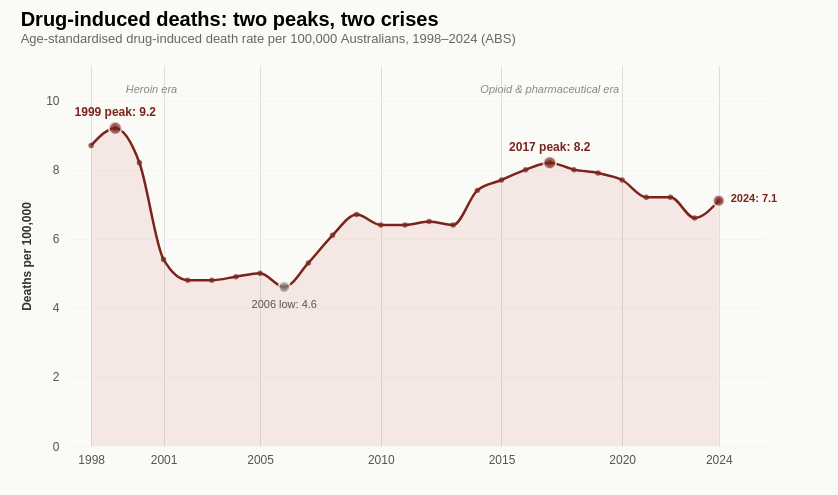

Write the Vega-Lite specification saved for this chart.
### Vega-Lite specification from a JSON file in a GitHub repository (floating-point values rounded to 4 significant figures)
{"$schema": "https://vega.github.io/schema/vega-lite/v5.json", "title": {"text": "Drug-induced deaths: two peaks, two crises", "subtitle": "Age-standardised drug-induced death rate per 100,000 Australians, 1998–2024 (ABS)", "anchor": "start", "fontSize": 20, "subtitleFontSize": 13, "subtitleColor": "#666", "offset": 20}, "config": {"view": {"stroke": null}, "font": "sans-serif"}, "background": "#FAFAF7", "width": 700, "height": 380, "padding": {"left": 20, "right": 60, "top": 10, "bottom": 30}, "data": {"values": [{"year": 1998, "rate": 8.7}, {"year": 1999, "rate": 9.2}, {"year": 2000, "rate": 8.2}, {"year": 2001, "rate": 5.4}, {"year": 2002, "rate": 4.8}, {"year": 2003, "rate": 4.8}, {"year": 2004, "rate": 4.9}, {"year": 2005, "rate": 5.0}, {"year": 2006, "rate": 4.6}, {"year": 2007, "rate": 5.3}, {"year": 2008, "rate": 6.1}, {"year": 2009, "rate": 6.7}, {"year": 2010, "rate": 6.4}, {"year": 2011, "rate": 6.4}, {"year": 2012, "rate": 6.5}, {"year": 2013, "rate": 6.4}, {"year": 2014, "rate": 7.4}, {"year": 2015, "rate": 7.7}, {"year": 2016, "rate": 8.0}, {"year": 2017, "rate": 8.2}, {"year": 2018, "rate": 8.0}, {"year": 2019, "rate": 7.9}, {"year": 2020, "rate": 7.7}, {"year": 2021, "rate": 7.2}, {"year": 2022, "rate": 7.2}, {"year": 2023, "rate": 6.6}, {"year": 2024, "rate": 7.1}]}, "encoding": {"x": {"field": "year", "type": "quantitative", "title": null, "scale": {"domain": [1997, 2026], "nice": false}, "axis": {"values": [1998, 2001, 2005, 2010, 2015, 2020, 2024], "format": "d", "labelFontSize": 12, "labelColor": "#555", "domain": false, "ticks": false, "labelPadding": 8}}, "y": {"field": "rate", "type": "quantitative", "title": "Deaths per 100,000", "scale": {"domain": [0, 11]}, "axis": {"values": [0, 2, 4, 6, 8, 10], "labelFontSize": 12, "labelColor": "#555", "titleFontSize": 12, "titleColor": "#333", "titlePadding": 12, "grid": true, "gridColor": "#EEE", "gridDash": [2, 2], "domain": false, "ticks": false, "labelPadding": 8}}}, "layer": [{"mark": {"type": "area", "color": "#C04040", "opacity": 0.1, "interpolate": "monotone", "line": false}}, {"mark": {"type": "line", "color": "#7B241C", "strokeWidth": 2.5, "interpolate": "monotone"}}, {"mark": {"type": "point", "filled": true, "color": "#7B241C", "size": 30}}, {"transform": [{"filter": "datum.year == 1999"}], "mark": {"type": "point", "filled": true, "color": "#7B241C", "size": 160, "stroke": "#FAFAF7", "strokeWidth": 2}}, {"transform": [{"filter": "datum.year == 1999"}], "mark": {"type": "text", "dx": 0, "dy": -16, "fontSize": 12, "fontWeight": 600, "color": "#7B241C", "align": "center"}, "encoding": {"text": {"value": "1999 peak: 9.2"}}}, {"transform": [{"filter": "datum.year == 2006"}], "mark": {"type": "point", "filled": true, "color": "#888", "size": 130, "stroke": "#FAFAF7", "strokeWidth": 2}}, {"transform": [{"filter": "datum.year == 2006"}], "mark": {"type": "text", "dx": 0, "dy": 18, "fontSize": 11, "color": "#555", "align": "center"}, "encoding": {"text": {"value": "2006 low: 4.6"}}}, {"transform": [{"filter": "datum.year == 2017"}], "mark": {"type": "point", "filled": true, "color": "#7B241C", "size": 160, "stroke": "#FAFAF7", "strokeWidth": 2}}, {"transform": [{"filter": "datum.year == 2017"}], "mark": {"type": "text", "dx": 0, "dy": -16, "fontSize": 12, "fontWeight": 600, "color": "#7B241C", "align": "center"}, "encoding": {"text": {"value": "2017 peak: 8.2"}}}, {"transform": [{"filter": "datum.year == 2024"}], "mark": {"type": "point", "filled": true, "color": "#7B241C", "size": 130, "stroke": "#FAFAF7", "strokeWidth": 2}}, {"transform": [{"filter": "datum.year == 2024"}], "mark": {"type": "text", "dx": 12, "dy": -2, "fontSize": 11, "fontWeight": 600, "color": "#7B241C", "align": "left"}, "encoding": {"text": {"value": "2024: 7.1"}}}, {"data": {"values": [{"x": 2000.0, "y": 10.3, "text": "Heroin era"}]}, "mark": {"type": "text", "fontSize": 11, "fontStyle": "italic", "color": "#888", "align": "center"}, "encoding": {"x": {"field": "x", "type": "quantitative"}, "y": {"field": "y", "type": "quantitative"}, "text": {"field": "text"}}}, {"data": {"values": [{"x": 2017, "y": 10.3, "text": "Opioid & pharmaceutical era"}]}, "mark": {"type": "text", "fontSize": 11, "fontStyle": "italic", "color": "#888", "align": "center"}, "encoding": {"x": {"field": "x", "type": "quantitative"}, "y": {"field": "y", "type": "quantitative"}, "text": {"field": "text"}}}]}
